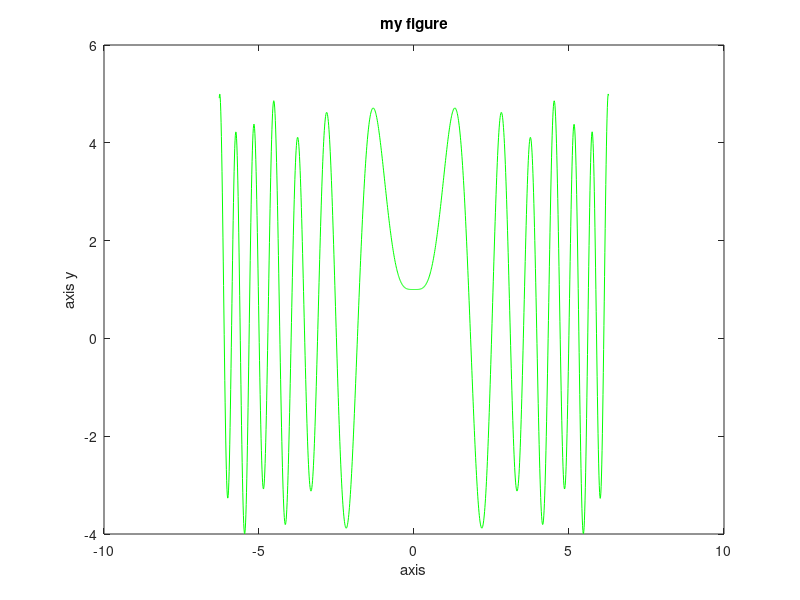

Write the MATLAB code that produced this figure.
clear
clc
x=-2*pi:.01:2*pi;
y=cos(2*x).*cos(2*x)+4*sin(x.^2);
plot(x,y,'g')
xlabel("axis")
ylabel("axis y")
title("my figure")
